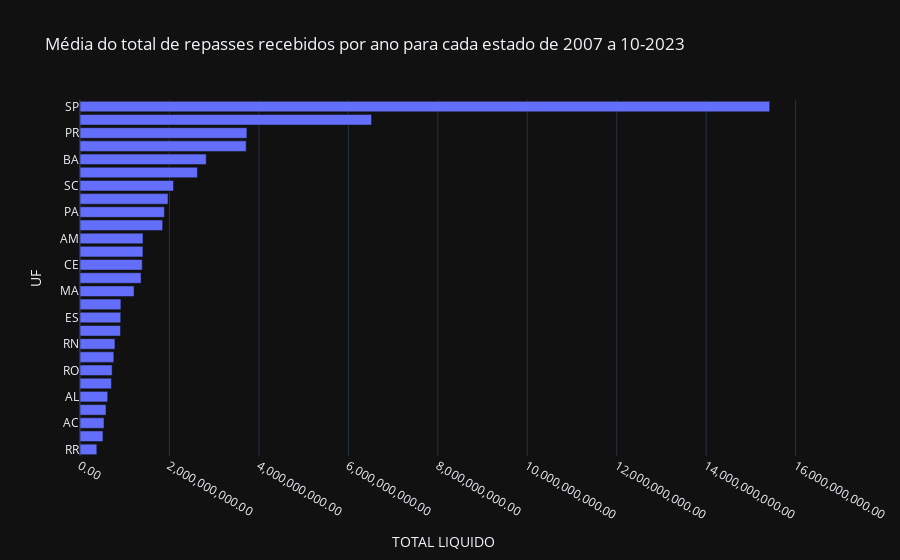

The notebook cell this image was saved under:
### Markdown cell above
x - Média anual dos repasses por estados

### Code cell
df_temp = df_e.copy()
df_temp = df_temp.groupby('UF').resample(rule='Y').sum(numeric_only=True).reset_index(level=0)
df_temp = df_temp.groupby('UF').mean().sort_values(by='TOTAL LIQUIDO')

fig = px.bar(data_frame=df_temp,  x='TOTAL LIQUIDO', y=df_temp.index, title='Média do total de repasses recebidos por ano para cada estado de 2007 a 10-2023')
fig.update_traces(hovertemplate=None)
fig.update_layout(hovermode='y unified', xaxis_tickformat=',.2f')
fig.show()

### Figure 1 — Plotly figure (JSON) as saved in the notebook; plotly's stock layout.template omitted (floating-point values rounded to 4 significant figures)
{"data": [{"alignmentgroup": "True", "legendgroup": "", "marker": {"color": "#636efa", "pattern": {"shape": ""}}, "name": "", "offsetgroup": "", "orientation": "h", "showlegend": false, "textposition": "auto", "type": "bar", "x": [376600000.0, 513500000.0, 536700000.0, 581700000.0, 619600000.0, 702500000.0, 718500000.0, 756300000.0, 781000000.0, 904800000.0, 910800000.0, 914600000.0, 1209000000.0, 1365000000.0, 1392000000.0, 1408000000.0, 1409000000.0, 1848000000.0, 1887000000.0, 1967000000.0, 2091000000.0, 2625000000.0, 2822000000.0, 3716000000.0, 3732000000.0, 6518000000.0, 15420000000.0], "xaxis": "x", "y": ["RR", "AP", "AC", "SE", "AL", "TO", "RO", "PI", "RN", "MS", "ES", "PB", "MA", "DF", "CE", "MT", "AM", "GO", "PA", "PE", "SC", "RJ", "BA", "RS", "PR", "MG", "SP"], "yaxis": "y"}], "layout": {"barmode": "relative", "hovermode": "y unified", "legend": {"tracegroupgap": 0}, "title": {"text": "Média do total de repasses recebidos por ano para cada estado de 2007 a 10-2023"}, "xaxis": {"anchor": "y", "domain": [0, 1], "tickformat": ",.2f", "title": {"text": "TOTAL LIQUIDO"}}, "yaxis": {"anchor": "x", "domain": [0, 1], "title": {"text": "UF"}}}}
